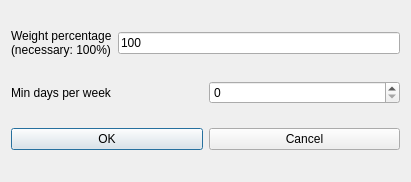
<?xml version="1.0" encoding="UTF-8"?>
<ui version="4.0">
 <class>ModifyConstraintTeachersMinDaysPerWeekForm_template</class>
 <widget class="QDialog" name="ModifyConstraintTeachersMinDaysPerWeekForm_template">
  <property name="geometry">
   <rect>
    <x>0</x>
    <y>0</y>
    <width>411</width>
    <height>182</height>
   </rect>
  </property>
  <property name="windowTitle">
   <string extracomment="This is the title of the dialog to modify a constraint of this type">Modify teachers min days per week</string>
  </property>
  <layout class="QGridLayout" name="gridLayout">
   <item row="0" column="0">
    <layout class="QHBoxLayout" name="horizontalLayout">
     <item>
      <widget class="QLabel" name="weightTextLabel">
       <property name="frameShape">
        <enum>QFrame::NoFrame</enum>
       </property>
       <property name="frameShadow">
        <enum>QFrame::Plain</enum>
       </property>
       <property name="text">
        <string>Weight percentage
(necessary: 100%)</string>
       </property>
       <property name="wordWrap">
        <bool>false</bool>
       </property>
      </widget>
     </item>
     <item>
      <widget class="QLineEdit" name="weightLineEdit">
       <property name="text">
        <string notr="true">100</string>
       </property>
      </widget>
     </item>
    </layout>
   </item>
   <item row="1" column="0">
    <layout class="QHBoxLayout" name="horizontalLayout_2">
     <item>
      <widget class="QLabel" name="minDaysTextLabel">
       <property name="frameShape">
        <enum>QFrame::NoFrame</enum>
       </property>
       <property name="frameShadow">
        <enum>QFrame::Plain</enum>
       </property>
       <property name="text">
        <string>Min days per week</string>
       </property>
       <property name="wordWrap">
        <bool>false</bool>
       </property>
      </widget>
     </item>
     <item>
      <widget class="QSpinBox" name="minDaysSpinBox"/>
     </item>
    </layout>
   </item>
   <item row="2" column="0">
    <layout class="QHBoxLayout" name="horizontalLayout_3">
     <item>
      <widget class="QPushButton" name="okPushButton">
       <property name="text">
        <string>OK</string>
       </property>
      </widget>
     </item>
     <item>
      <widget class="QPushButton" name="cancelPushButton">
       <property name="text">
        <string>Cancel</string>
       </property>
      </widget>
     </item>
    </layout>
   </item>
  </layout>
 </widget>
 <layoutdefault spacing="6" margin="11"/>
 <resources/>
 <connections/>
</ui>
